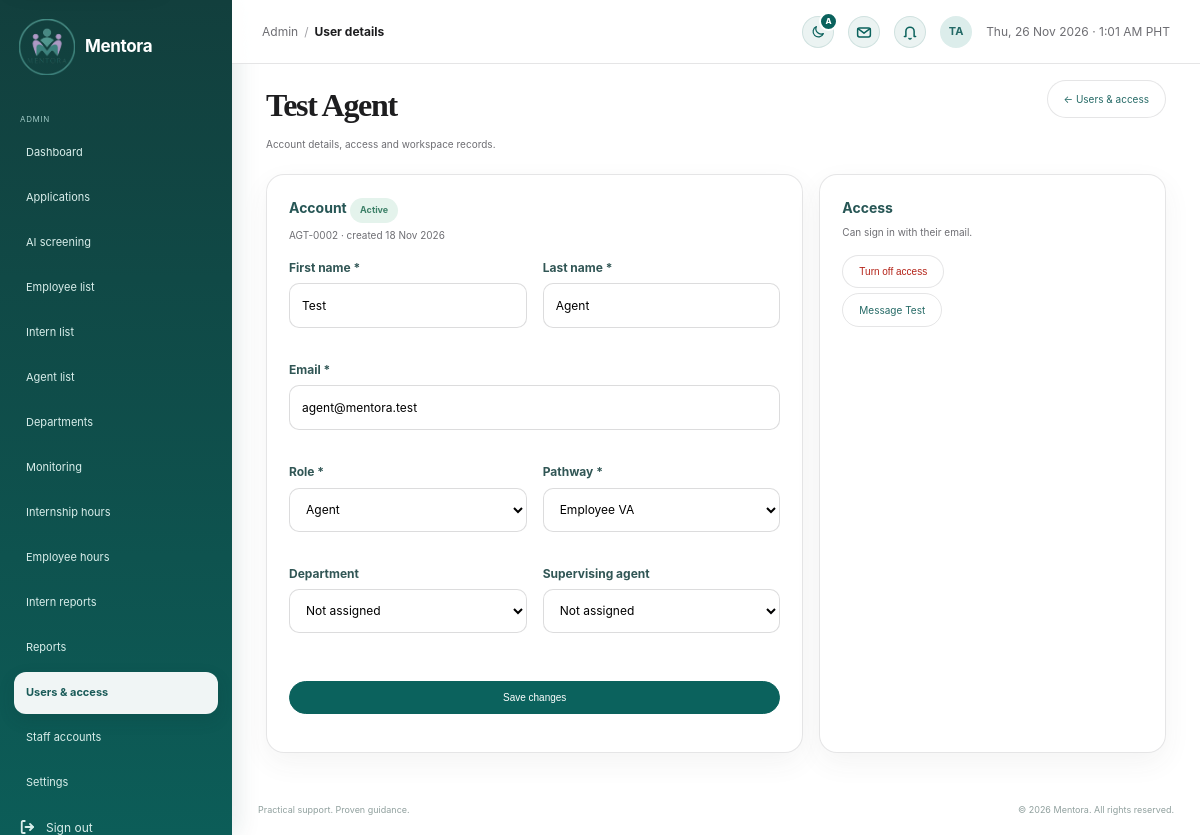
/admin/user_edit.php?id=2 (signed in), run on the app's committed database.
### tables this page shows
CREATE TABLE `users` (
  `id` int(10) UNSIGNED NOT NULL,
  `user_code` varchar(20) DEFAULT NULL,
  `first_name` varchar(80) NOT NULL,
  `last_name` varchar(80) NOT NULL,
  `email` varchar(190) NOT NULL,
  `email_verified_at` datetime DEFAULT NULL,
  `username` varchar(40) DEFAULT NULL,
  `pathway` enum('employee_va','internship') NOT NULL,
  `pathway_chosen_at` datetime DEFAULT current_timestamp(),
  `password_hash` varchar(255) NOT NULL,
  `role` enum('applicant','agent','admin') NOT NULL DEFAULT 'applicant',
  `status` enum('pending','approved','active','rejected','disabled') NOT NULL DEFAULT 'active',
  `presence` enum('active','busy','offline') NOT NULL DEFAULT 'active',
  `last_seen_at` datetime DEFAULT NULL,
  `department_id` int(10) UNSIGNED DEFAULT NULL,
  `agent_id` int(10) UNSIGNED DEFAULT NULL,
  `referred_by` int(10) UNSIGNED DEFAULT NULL,
  `avatar_path` varchar(190) DEFAULT NULL,
  `created_at` timestamp NOT NULL DEFAULT current_timestamp(),
  `updated_at` timestamp NOT NULL DEFAULT current_timestamp() ON UPDATE current_timestamp()
);

### includes/auth_check.php (called while the page is built, shortened)
<?php
function mentora_current_user(): ?array
{
    global $pdo;
    $sessionUser = $_SESSION['user'] ?? null;
    $query = $pdo->prepare('SELECT id,
            user_code,
            username,
            first_name,
            last_name,
            email,
            pathway,
            password_hash,
            role,
            status,
            avatar_path
        FROM users
        WHERE id = ?');
    $query->execute([(int) $sessionUser['id']]);
    $row = $query->fetch();
    $fingerprint = $_SESSION['auth_fingerprint'] ?? '';
    return $_SESSION['user'];
}
function mentora_password_fingerprint(string $passwordHash): string
{
    return hash('sha256', $passwordHash);
}
function mentora_session_user(array $row): array
{
    return [
        'id' => (int) $row['id'],
        'user_code' => $row['user_code'] ?? null,
        'username' => $row['username'] ?? null,
        'name' => trim($row['first_name'] . ' ' . $row['last_name']),
        'email' => $row['email'],
        'role' => $row['role'],
        'pathway' => $row['pathway'],
        'avatar_path' => $row['avatar_path'] ?? null,
    ];
}
function mentora_require_login(array $roles = []): array
{
    $user = mentora_current_user();
    return $user;
}

### includes/workflow.php (called while the page is built, shortened)
<?php
require_once __DIR__ . '/../config/db.php';
require_once __DIR__ . '/auth_check.php';
function mentora_h(mixed $value): string
{
    return htmlspecialchars((string) $value, ENT_QUOTES | ENT_SUBSTITUTE, 'UTF-8');
}
function mentora_person(PDO $pdo, int $userId): ?array
{
    $query = $pdo->prepare(
        "SELECT u.*, d.name AS department_name,
                CONCAT(ag.first_name, ' ', ag.last_name) AS agent_name, ag.email AS agent_email,
                a.mobile, a.location, a.school, a.course, a.required_hours, a.desired_role, a.start_date, a.interest, a.skills,
                a.created_at AS applied_at
         FROM users u
         LEFT JOIN departments d ON d.id = u.department_id
         LEFT JOIN users ag ON ag.id = u.agent_id
         LEFT JOIN applications a ON a.id = (SELECT MAX(id) FROM applications WHERE user_id = u.id)
         WHERE u.id = ?"
    );
    $query->execute([$userId]);
    return $query->fetch() ?: null;
}
    ?>

### admin/user_edit.php (the view, shortened to what this page needs)
<?php
require_once __DIR__ . '/../includes/workflow.php';
require_once __DIR__ . '/../includes/training_certificate.php';
$pathways = ['internship' => 'Internship', 'employee_va' => 'Employee VA'];
$isNew = isset($_GET['new']);
$user = $isNew ? null : mentora_person($pdo, (int) ($_GET['id'] ?? 0));
require __DIR__ . '/../includes/admin_layout.php';
$defaults = $user ?? [
    'first_name' => '', 'last_name' => '', 'email' => '',
    'role' => isset($roles[$_GET['role'] ?? '']) ? $_GET['role'] : 'agent',
    'pathway' => isset($pathways[$_GET['pathway'] ?? '']) ? $_GET['pathway'] : 'employee_va',
    'department_id' => null, 'agent_id' => null, 'status' => 'new',
];
$statusBadge = [
    'active' => ['', 'Active'],
    'pending' => ['warn', 'Waiting for confirmation'],
    'approved' => ['info', 'Link sent'],
    'rejected' => ['warn', 'Declined'],
    'disabled' => ['warn', 'Turned off']
];
?>
<div class="admin-heading keep-title">
    <div>
        <h1><?= $isNew ? 'Invite user' : ($user ? mentora_h(trim($user['first_name'] . ' ' . $user['last_name'])) : 'User not found') ?></h1>
        <p><?= $isNew ? 'Create an account and send a one-time link to set a username and password.' : 'Account details, access and workspace records.' ?></p>
    </div>
    <a class="admin-btn" href="user&amp;access_management.php">← Users &amp; access</a>
</div>
<?php if (!$isNew && !$user): ?>
    <section class="admin-panel"><p>That account doesn’t exist anymore.</p></section>
<?php else:
    [$badgeClass, $badgeText] = $statusBadge[$defaults['status']] ?? ['info', 'New'];
    $isSelf = $user && (int) $user['id'] === (int) ($_SESSION['user']['id'] ?? 0);
?>
    <div class="admin-grid">
        <section class="admin-panel">
            <h2><?= $isNew ? 'New account' : 'Account' ?> <?php if (!$isNew): ?><span class="badge <?= $badgeClass ?>"><?= $badgeText ?></span><?php endif; ?>
            </h2>
            <p class="panel-subtitle"><?= $user
                ? mentora_h($user['user_code'] . ($user['username'] ? ' · @' . $user['username'] : '') . ' · created ' . date('d M Y', strtotime($user['created_at'])))
                : 'They’ll get an email with a link (or you can send it yourself).' ?></p>
            <form method="post" class="form-grid" data-role-form>
                <div class="field">
                    <label for="first_name">First name *</label><input id="first_name" name="first_name" required maxlength="80" value="<?= mentora_h($defaults['first_name']) ?>"></div>
                <div class="field">
                    <label for="last_name">Last name *</label><input id="last_name" name="last_name" required maxlength="80" value="<?= mentora_h($defaults['last_name']) ?>"></div>
                <div class="field full">
                    <label for="email">Email *</label><input id="email"
                        name="email"
                        type="email"
                        required
                        maxlength="190"
                        value="<?= mentora_h($defaults['email']) ?>"></div>
                <div class="field">
                    <label for="role">Role *</label><select id="role" name="role"<?= $isSelf ? ' disabled' : '' ?>><?php foreach ($roles as $key => $label): ?>
                        <option value="<?= $key ?>"<?= $defaults['role'] === $key ? ' selected' : '' ?>><?= $label ?></option>
                        <?php endforeach; ?></select><?php if ($isSelf): ?><input type="hidden" name="role" value="admin"><small>You can’t change your own role.</small><?php endif; ?>
                </div>
                <div class="field" data-for-role="applicant">
                    <label for="pathway">Pathway *</label><select id="pathway" name="pathway"><?php foreach ($pathways as $key => $label): ?>
                        <option value="<?= $key ?>"<?= $defaults['pathway'] === $key ? ' selected' : '' ?>><?= $label ?></option>
                        <?php endforeach; ?></select>
                </div>
                <div class="field">
                    <label for="department_id">Department</label><select id="department_id" name="department_id">
                        <option value="">Not assigned</option>
                        <?php foreach (mentora_departments($pdo) as $department): ?>
                        <option value="<?= (int) $department['id'] ?>"<?= (int) $defaults['department_id'] === (int) $department['id'] ? ' selected' : '' ?>><?= mentora_h($department['name']) ?></option>
                        <?php endforeach; ?></select>
                </div>
                <div class="field" data-for-role="intern">
                    <label for="agent_id">Supervising agent</label><select id="agent_id" name="agent_id">
                        <option value="">Not assigned</option>
                        <?php foreach (mentora_active_agents($pdo) as $agent): ?>
                        <option value="<?= (int) $agent['id'] ?>"<?= (int) $defaults['agent_id'] === (int) $agent['id'] ? ' selected' : '' ?>><?= mentora_h($agent['first_name'] . ' ' . $agent['last_name']) ?></option>
                        <?php endforeach; ?></select>
                </div>
                <div class="field full form-actions">
                    <button class="admin-btn primary"
                        type="submit"
                        data-confirm-title="<?= $isNew ? 'Send the invitation?' : 'Save these changes?' ?>"
                        data-confirm="<?= $isNew
                            ? 'The account is created and a one-time link to set a username and password is sent.'
                            : 'The account details will be updated.' ?>"><?= $isNew ? 'Create & send invite' : 'Save changes' ?></button>
                </div>
            </form>
        </section>
        <?php if ($user): ?>
            <section class="admin-panel">
                <h2>Access</h2>
                <?php if (in_array($user['status'], ['pending', 'approved'], true)): ?>
                    <p class="panel-subtitle"><?= $user['status'] === 'pending'
                        ? 'Waiting for an HR decision.'
                        : 'They haven’t created their username and password yet.' ?></p>
                    <?php if ($user['role'] === 'applicant' && $user['status'] === 'pending'): ?><a class="admin-btn primary" href="applications.php?view=pending">Review in Applications</a><?php else: ?>
                    <form method="post"><?= mentora_csrf_field() ?><input type="hidden" name="id" value="<?= (int) $user['id'] ?>"><button class="admin-btn primary" type="submit" name="action" value="resend" data-confirm-title="Send a new link?" data-confirm="A new link replaces the old one, which stops working.">Send a new link</button>
                    </form>
                    <?php endif; ?>
                <?php elseif ($user['status'] === 'active'): ?>
                    <p class="panel-subtitle">Can sign in<?= $user['username'] ? ' as @' . mentora_h($user['username']) . ' or' : ' with' ?> their email.</p>
                    <?php if (!$isSelf): ?>
                    <form method="post"><?= mentora_csrf_field() ?><input type="hidden" name="id" value="<?= (int) $user['id'] ?>"><button class="admin-btn danger" type="submit" name="action" value="disable" data-confirm-title="Turn off this account?" data-confirm="<?= mentora_h($user['first_name']) ?> will be signed out and can’t sign in until you turn it back on. Their records are kept." data-confirm-tone="danger" data-confirm-action="Turn off">Turn off access</button>
                    </form>
                    <?php endif; ?>
                <?php else: ?>
                    <p class="panel-subtitle">The application was declined. Reopen it in Applications.</p>
                    <a class="admin-btn" href="applications.php?view=rejected">Open Applications</a>
                <?php endif; ?>
                <?php if ($user['status'] === 'active' && !$isSelf): ?>
                <p><a class="admin-btn" href="../account/messages.php?to=<?= (int) $user['id'] ?>">Message <?= mentora_h($user['first_name']) ?></a>
                </p>
                <?php endif; ?>
            </section>
        <?php endif; ?>
    </div>
<?php endif; ?>
<?php require __DIR__ . '/../includes/admin_footer.php'; ?>

### assets/css/admin.css (style rules this page uses)
:root { --admin-ink: #155d5c; }
.admin-body, .applicant-body { --workspace-blue: var(--mentora-teal); --workspace-bg: #f5f5f7; --workspace-surface: rgba(255, 255, 255, 0.86); --workspace-line: rgba(60, 60, 67, 0.13); --workspace-muted: #6e6e73; background: radial-gradient(circle at 100% 0, rgba(120, 213, 204, 0.18), transparent 25rem), var(--workspace-bg); color: #1d1d1f; font-family: -apple-system, BlinkMacSystemFont, "SF Pro Display", "SF Pro Text", "Segoe UI", sans-serif; font-size: 12px; }
.admin-heading { align-items: flex-start; display: flex; justify-content: space-between; margin-bottom: 22px; }
.admin-heading h1 { color: #1d1d1f; font-family: Georgia, "Times New Roman", serif; font-size: 32px; letter-spacing: -0.04em; margin: 0 0 5px; }
.admin-heading p { color: var(--workspace-muted); font-size: 10px; margin: 0; }
.admin-btn { background: #fff; border: 1px solid var(--workspace-line); border-radius: 999px; color: #246965; font-size: 10px; padding: 10px 16px; text-decoration: none; transition: box-shadow 180ms ease, transform 180ms ease; }
.admin-btn.primary { background: var(--workspace-blue); border-color: var(--workspace-blue); color: #fff; }
.metric-card, .admin-panel, .pathway-card { background: var(--workspace-surface); border: 1px solid var(--workspace-line); border-radius: 18px; box-shadow: 0 10px 28px rgba(60, 60, 67, 0.06); }
.metric-card, .admin-panel { padding: 22px; }
.admin-grid { display: grid; gap: 16px; grid-template-columns: 1.55fr 1fr; margin-bottom: 16px; }
.admin-panel h2 { color: #275655; font-size: 14px; margin: 0 0 4px; }
.panel-subtitle { color: var(--workspace-muted); font-size: 10px; margin: 0 0 15px; }
.badge { background: #e4f3ec; border-radius: 999px; color: #3d8068; display: inline-block; font-size: 9px; padding: 5px 10px; }
.admin-btn { transition: background 180ms ease, border-color 180ms ease, box-shadow 180ms ease, color 180ms ease, transform 180ms ease; }
.admin-panel, .pathway-card { transition: border-color 220ms ease, box-shadow 220ms ease; }
.admin-panel h2, .pathway-card h2, .pathway-card h3 { transition: color 220ms ease; }
.badge { transition: background 180ms ease, color 180ms ease; }

### assets/css/settings.css (style rules this page uses)
body { --ui-radius-card: 18px; --ui-radius-control: 999px; --ui-radius-item: 12px; --settings-card-solid: #fff; }
.admin-btn.danger { color: #b42318; }
.form-actions { display: flex; flex-wrap: wrap; justify-content: flex-end; gap: 8px; margin-top: 16px; }

### data on the page
users: first_name+last_name "Test Agent", user_code+username+created_at "AGT-0002 · created 18 Nov 2026", first_name "Test", last_name "Agent", email "agent@mentora.test", role "Agent", pathway "Employee VA"

### other printed values
$e($label) "Dashboard"
$e($label) "Applications"
$e($label) "AI screening"
$e($label) "Employee list"
$e($label) "Intern list"
$e($label) "Agent list"
$e($label) "Departments"
$e($label) "Monitoring"
$e($label) "Internship hours"
$e($label) "Employee hours"
$e($label) "Intern reports"
$e($label) "Reports"
$e($label) "Users & access"
$e($label) "Staff accounts"
$e($label) "Settings"
